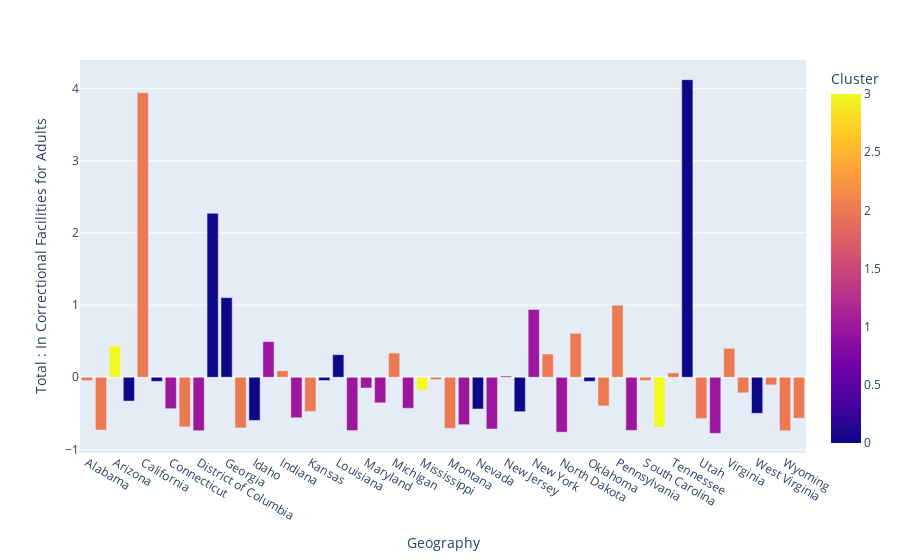

The notebook cell saved with this chart:
### Code cell
createBarChart(runKmeans(full, getX(full), n), x_axis="Geography", y_axis='Total : In Correctional Facilities for Adults')

### Figure 1 — Plotly figure (JSON) as saved in the notebook; plotly's stock layout.template omitted (floating-point values rounded to 4 significant figures)
{"data": [{"alignmentgroup": "True", "hovertemplate": "Geography=%{x}<br>Total : In Correctional Facilities for Adults=%{y}<br>Cluster=%{marker.color}<extra></extra>", "legendgroup": "", "marker": {"color": [2, 2, 3, 0, 2, 0, 1, 2, 1, 0, 0, 2, 0, 1, 2, 1, 2, 0, 0, 1, 1, 1, 2, 1, 3, 2, 2, 1, 0, 1, 1, 0, 1, 2, 1, 2, 0, 2, 2, 1, 2, 3, 2, 0, 2, 1, 2, 2, 0, 2, 2, 2], "coloraxis": "coloraxis", "pattern": {"shape": ""}}, "name": "", "offsetgroup": "", "orientation": "v", "showlegend": false, "textposition": "auto", "type": "bar", "x": ["Alabama", "Alaska", "Arizona", "Arkansas", "California", "Colorado", "Connecticut", "Delaware", "District of Columbia", "Florida", "Georgia", "Hawaii", "Idaho", "Illinois", "Indiana", "Iowa", "Kansas", "Kentucky", "Louisiana", "Maine", "Maryland", "Massachusetts", "Michigan", "Minnesota", "Mississippi", "Missouri", "Montana", "Nebraska", "Nevada", "New Hampshire", "New Jersey", "New Mexico", "New York", "North Carolina", "North Dakota", "Ohio", "Oklahoma", "Oregon", "Pennsylvania", "Rhode Island", "South Carolina", "South Dakota", "Tennessee", "Texas", "Utah", "Vermont", "Virginia", "Washington", "West Virginia", "Wisconsin", "Wyoming", "Puerto Rico"], "xaxis": "x", "y": [-0.04661, -0.7307, 0.4329, -0.3298, 3.943, -0.05726, -0.4353, -0.6875, -0.7407, 2.273, 1.103, -0.7017, -0.5984, 0.4938, 0.08961, -0.561, -0.4743, -0.04522, 0.3124, -0.7386, -0.1484, -0.3542, 0.3349, -0.4297, -0.1753, -0.03259, -0.7084, -0.6578, -0.4398, -0.7173, 0.01657, -0.4772, 0.939, 0.3218, -0.7607, 0.6089, -0.05694, -0.3962, 0.9987, -0.7368, -0.04464, -0.6899, 0.06032, 4.124, -0.5727, -0.7773, 0.4007, -0.2159, -0.5001, -0.1057, -0.7409, -0.5666], "yaxis": "y"}], "layout": {"barmode": "relative", "coloraxis": {"colorbar": {"title": {"text": "Cluster"}}, "colorscale": [[0, "#0d0887"], [0.1111, "#46039f"], [0.2222, "#7201a8"], [0.3333, "#9c179e"], [0.4444, "#bd3786"], [0.5556, "#d8576b"], [0.6667, "#ed7953"], [0.7778, "#fb9f3a"], [0.8889, "#fdca26"], [1, "#f0f921"]]}, "legend": {"tracegroupgap": 0}, "margin": {"t": 60}, "xaxis": {"anchor": "y", "domain": [0, 1], "title": {"text": "Geography"}}, "yaxis": {"anchor": "x", "domain": [0, 1], "title": {"text": "Total : In Correctional Facilities for Adults"}}}}
